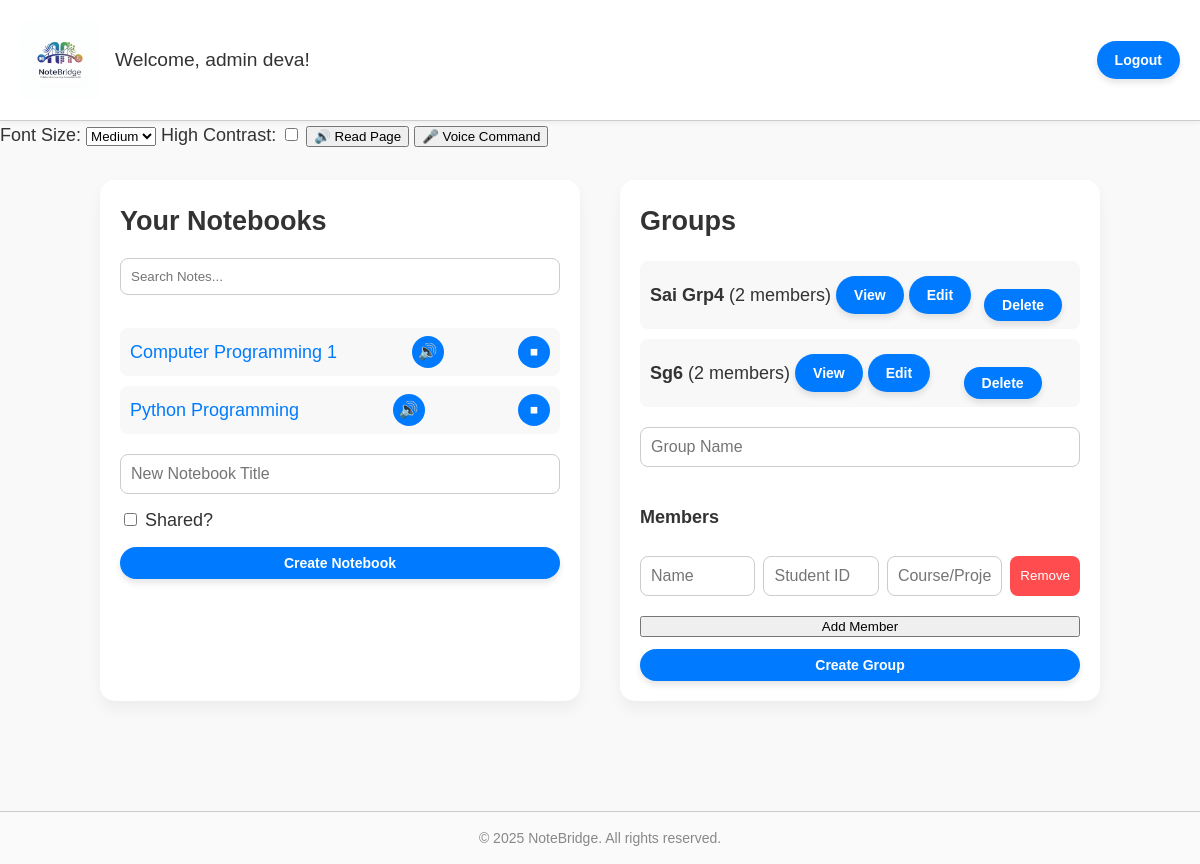
The page /dashboard (signed in) on the database as committed earlier.
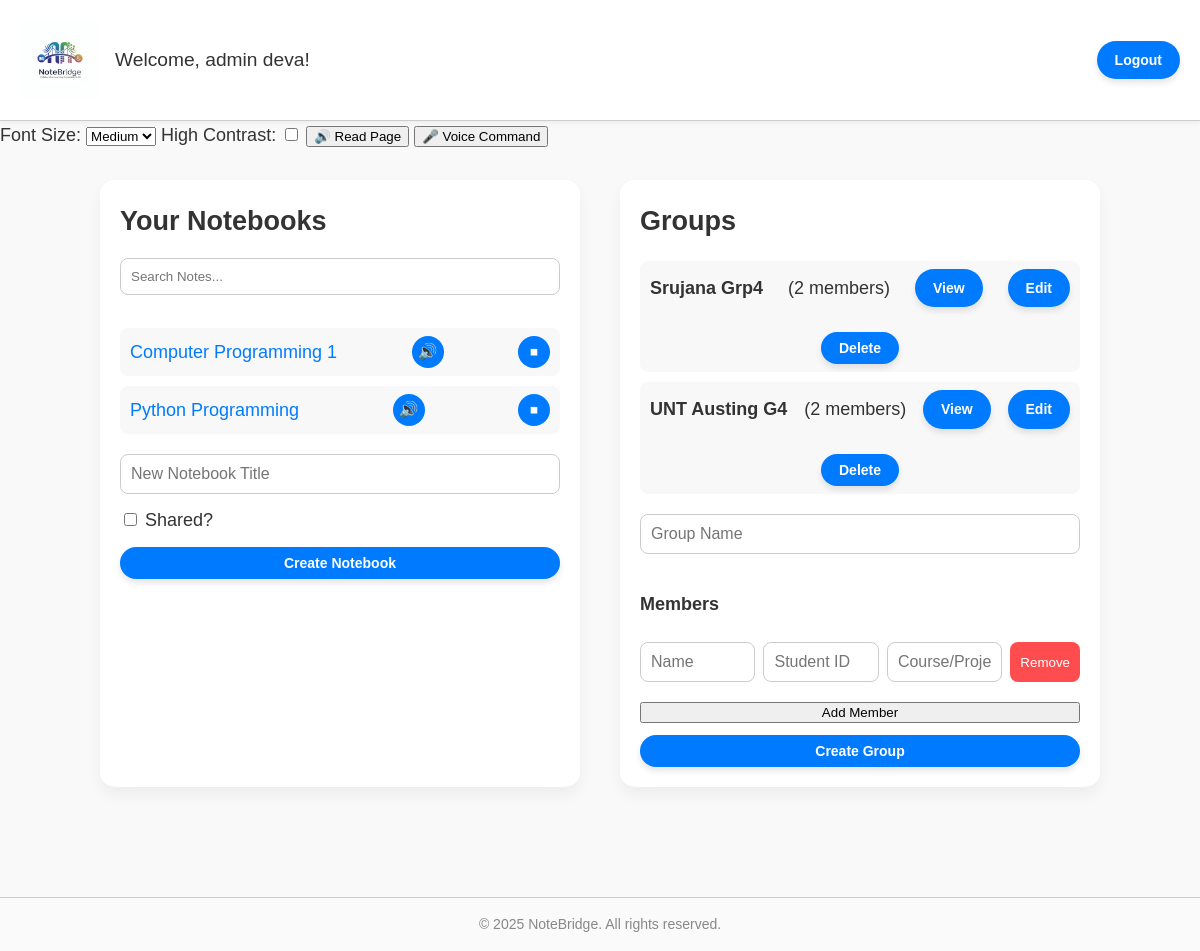
The same page on the database as committed later.
### tables this page shows
CREATE TABLE users (
        id INTEGER PRIMARY KEY AUTOINCREMENT,
        username TEXT UNIQUE NOT NULL,
        password_hash TEXT NOT NULL,
        full_name TEXT,
        created_at TEXT NOT NULL
    );

CREATE TABLE notebooks (
        id INTEGER PRIMARY KEY AUTOINCREMENT,
        owner_id INTEGER NOT NULL,
        title TEXT NOT NULL,
        description TEXT,
        created_at TEXT NOT NULL,
        is_shared INTEGER DEFAULT 0,
        FOREIGN KEY(owner_id) REFERENCES users(id) ON DELETE CASCADE
    );

CREATE TABLE groups (
        id INTEGER PRIMARY KEY AUTOINCREMENT,
        name TEXT NOT NULL,
        description TEXT,
        created_at TEXT NOT NULL
    );

### dashboard.py (the view)
@dashboard_bp.route('/dashboard')
@login_required
def dashboard():
    user = current_user()
    db = get_db()
    notebooks = db.execute(
        'SELECT id, title FROM notebooks WHERE owner_id=?',
        (user['id'],)
    ).fetchall()
    shared_notebooks = db.execute(
        'SELECT n.id, n.title FROM notebooks n '
        'JOIN group_members gm ON gm.user_id=? '
        'JOIN groups g ON g.id=gm.group_id '
        'WHERE n.is_shared=1',
        (user['id'],)
    ).fetchall()
    groups = db.execute(
        'SELECT g.id, g.name, '
        '(SELECT COUNT(*) FROM group_members gm WHERE gm.group_id=g.id) AS members '
        'FROM groups g'
    ).fetchall()
    return render_template(
        'dashboard.html',
        user=user,
        notebooks=notebooks,
        shared_notebooks=shared_notebooks,
        groups=groups
    )

### auth.py (called while the page is built)
def current_user():
    uid = session.get('user_id')
    if not uid:
        return None
    db = get_db()
    return db.execute('SELECT id, username, full_name FROM users WHERE id=?', (uid,)).fetchone()

def login_required(f):
    @wraps(f)
    def wrapped(*args, **kwargs):
        if not current_user():
            return redirect(url_for('auth.login'))
        return f(*args, **kwargs)
    return wrapped

### database.py (called while the page is built)
def get_db():
    db = getattr(g, '_database', None)
    if db is None:
        db = g._database = sqlite3.connect(DATABASE)
        db.row_factory = sqlite3.Row
    return db

def close_connection(exception=None):
    db = getattr(g, '_database', None)
    if db is not None:
        db.close()

### templates/dashboard.html (shortened to what this page needs)
<!DOCTYPE html>
<html lang="en">
<head>
  <link rel="stylesheet" href="{{ url_for('static', filename='style.css') }}">
</head>
<body class="font-medium dashboard-body">
  <header>
    <div class="logo">
      <img src="{{ url_for('static', filename='logo.jpg') }}" alt="NoteBridge Logo">
      <div class="welcome">Welcome, {{ user['full_name'] or user['username'] }}!</div>
    </div>
    <nav>
      <a href="{{ url_for('auth.logout') }}" class="btn">Logout</a>
    </nav>
  </header>
  <div class="accessibility-controls" aria-label="Accessibility settings" role="region">
    <label for="font-size">Font Size:</label>
    <select id="font-size" onchange="changeFontSize(this.value)">
      <option value="font-medium" selected>Medium</option>
    </select>
    <label for="contrast-toggle">High Contrast:</label>
    <input type="checkbox" id="contrast-toggle" onchange="toggleContrast(this.checked)">
    <button onclick="readDashboard()" aria-label="Read full dashboard">🔊 Read Page</button>
    <button onclick="startVoiceCommand()" aria-label="Start voice command">🎤 Voice Command</button>
  </div>
  <main id="main-content" class="dashboard">
    <section aria-label="Notebooks" role="region">
      <h2>Your Notebooks</h2>
      <input type="text" id="search-notes" placeholder="Search Notes..." oninput="filterNotes()"
        aria-label="Search Notes">
      <ul id="notebook-list">
        {% for nb in notebooks %}
        <li>
          <a href="{{ url_for('notebook.view_notebook', notebook_id=nb['id']) }}" aria-label="Open {{ nb['title'] }}">
            {{ nb['title'] }}
          </a>
          <button class="tts-btn" onclick="playNote('{{ nb['id'] }}')" aria-label="Play {{ nb['title'] }}">🔊</button>
          <button class="tts-btn" onclick="stopNote()" aria-label="Stop {{ nb['title'] }}">⏹</button>
        </li>
        {% else %}
        <li>No notebooks yet.</li>
        {% endfor %}
      </ul>
      <form method="post" action="{{ url_for('notebook.create_notebook') }}">
        <input type="text" name="title" placeholder="New Notebook Title" aria-label="New notebook title"
          id="new-notebook-input">
        <label><input type="checkbox" name="is_shared"> Shared?</label>
        <button type="submit" class="btn">Create Notebook</button>
      </form>
    </section>
    <section aria-label="Groups" role="region">
      <h2>Groups</h2>
      <ul>
        {% for g in groups %}
        <li>
          <strong>{{ g['name'] }}</strong> ({{ g['members'] }} members)
          <a href="{{ url_for('group.view_group', group_id=g['id']) }}" class="btn">View</a>
          <a href="{{ url_for('group.edit_group', group_id=g['id']) }}" class="btn">Edit</a>
          <form method="post" action="{{ url_for('group.delete_group', group_id=g['id']) }}" class="inline-form">
            <button type="submit" class="btn">Delete</button>
          </form>
        </li>
        {% else %}
        <li>No groups yet.</li>
        {% endfor %}
      </ul>
      <form method="post" action="{{ url_for('group.create_group') }}">
        <input type="text" name="name" placeholder="Group Name" aria-label="Group Name" required>
        <div id="members-container">
          <h4>Members</h4>
          <div class="member-entry">
            <input type="text" name="member_name[]" placeholder="Name" required>
            <input type="text" name="member_id[]" placeholder="Student ID" required>
            <input type="text" name="member_course[]" placeholder="Course/Project" required>
            <button type="button" onclick="removeMember(this)">Remove</button>
          </div>
        </div>
        <button type="button" onclick="addMember()">Add Member</button>
        <button type="submit" class="btn">Create Group</button>
      </form>
    </section>
  </main>
  <footer>
    &copy; 2025 NoteBridge. All rights reserved.
  </footer>
</body>
</html>

### static/style.css (style rules this page uses)
body { font-family: Arial, sans-serif; margin: 0; padding: 0; line-height: 1.6; background-color: #f9f9f9; color: #333; transition: background 0.3s, color 0.3s; }
h1, h2, h3 { margin: 0 0 10px 0; font-weight: 700; }
a { text-decoration: none; color: #007BFF; transition: color 0.3s; }
.font-medium { font-size: 18px; }
.btn { display: inline-block; background-color: #007BFF; color: #fff; padding: 8px 18px; border: none; border-radius: 25px; cursor: pointer; font-size: 14px; font-weight: bold; box-shadow: 0 4px 6px rgba(0,0,0,0.1); transition: all 0.3s; }
header { display: flex; justify-content: space-between; align-items: center; padding: 20px; background-color: #fff; border-bottom: 1px solid #ccc; box-shadow: 0 2px 5px rgba(0,0,0,0.05); flex-wrap: wrap; }
header .logo { display: flex; align-items: center; gap: 15px; }
header .logo img { display: block; max-width: 150px; max-height: 80px; width: auto; height: auto; border-radius: 10px; transition: transform 0.3s; }
header .welcome { font-size: 1.2rem; font-weight: 500; }
main { padding: 30px 20px; max-width: 1000px; margin: auto; }
main section { margin-bottom: 40px; }
form { display: flex; flex-direction: column; gap: 12px; max-width: 500px; margin: auto; }
form input[type="text"], form input[type="password"], form textarea, form select { padding: 10px; font-size: 16px; border: 1px solid #ccc; border-radius: 8px; width: 100%; box-sizing: border-box; transition: border 0.3s, box-shadow 0.3s; }
ul { list-style: none; padding: 0; }
li { margin-bottom: 8px; display: flex; justify-content: space-between; align-items: center; }
footer { text-align: center; font-size: 14px; color: #888; margin-top: 40px; border-top: 1px solid #ccc; padding: 15px 0; background: #fafafa; }
main.dashboard { display: flex; gap: 40px; flex-wrap: wrap; }
main.dashboard section { flex: 1 1 400px; background: #fff; padding: 20px; border-radius: 15px; box-shadow: 0 8px 15px rgba(0,0,0,0.05); }
main.dashboard h2 { margin-bottom: 15px; }
#search-notes { width: 100%; padding: 10px; margin-bottom: 15px; border: 1px solid #ccc; border-radius: 8px; box-sizing: border-box; }
main.dashboard ul { list-style: none; padding: 0; }
main.dashboard li { margin-bottom: 10px; display: flex; align-items: center; justify-content: space-between; flex-wrap: wrap; gap: 5px; padding: 8px 10px; background-color: #f8f8f8; border-radius: 8px; transition: background 0.3s; }
.tts-btn { background: #007BFF; color: #fff; border: none; border-radius: 50%; width: 32px; height: 32px; cursor: pointer; font-size: 16px; display: flex; align-items: center; justify-content: center; }
.member-entry { display: flex; gap: 8px; margin-bottom: 8px; flex-wrap: wrap; }
.member-entry input { flex: 1 1 100px; padding: 6px; border-radius: 6px; border: 1px solid #ccc; }
.member-entry button { background: #ff4d4f; color: #fff; border: none; padding: 6px 10px; border-radius: 8px; cursor: pointer; }
main.dashboard form { margin-top: 20px; display: flex; flex-direction: column; gap: 12px; }

Rows that differ between the two databases and show on the page:
changed groups: name "Sai Grp4" → "Srujana Grp4"
changed groups: name "Sg6" → "UNT Austing G4"
